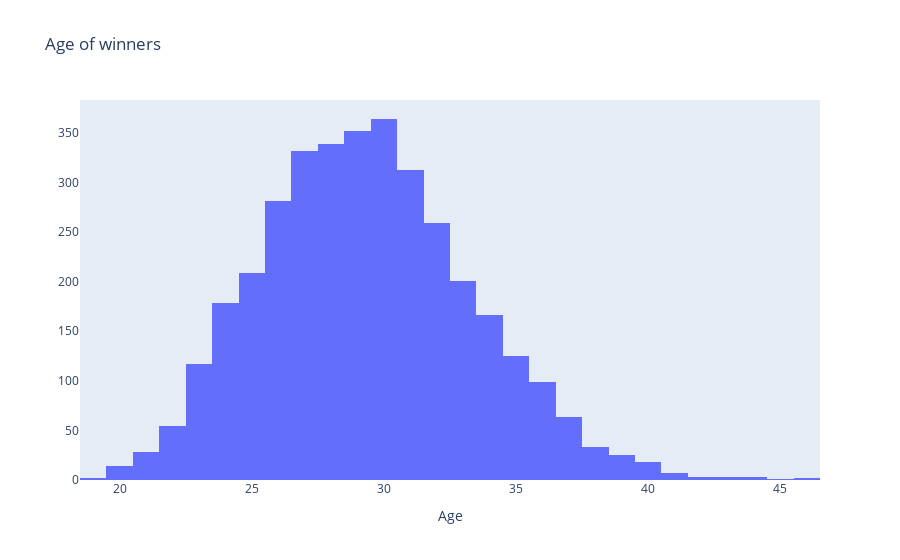

Notebook source saved alongside this figure:
### Markdown cell above
### Age of winners

### Code cell
# bad, no values inside bars...
fig = px.histogram(df_w_fighter, x="WinnerAge", title="Age of winners")
fig = fig.update_xaxes(title_text='Age')
fig = fig.update_yaxes(title_text='')
fig.update_layout(xaxis_showgrid=False, yaxis_showgrid=False)
#fig.write_image(pictureFolderOutput + "WinnersAge.png")
fig.show()

### Figure 1 — Plotly figure (JSON) as saved in the notebook; plotly's stock layout.template omitted (floating-point values rounded to 4 significant figures; data arrays with more than 128 entries replaced by an {"elided": "..."} marker saying what was removed)
{"data": [{"alignmentgroup": "True", "bingroup": "x", "hovertemplate": "WinnerAge=%{x}<br>count=%{y}<extra></extra>", "legendgroup": "", "marker": {"color": "#636efa"}, "name": "", "offsetgroup": "", "orientation": "v", "showlegend": false, "type": "histogram", "x": {"elided": "3592 int values"}, "xaxis": "x", "yaxis": "y"}], "layout": {"autosize": true, "barmode": "relative", "legend": {"tracegroupgap": 0}, "title": {"text": "Age of winners"}, "xaxis": {"anchor": "y", "autorange": true, "domain": [0, 1], "range": [18.5, 46.5], "showgrid": false, "title": {"text": "Age"}, "type": "linear"}, "yaxis": {"anchor": "x", "autorange": true, "domain": [0, 1], "range": [0, 383.2], "showgrid": false, "title": {"text": ""}}}}
